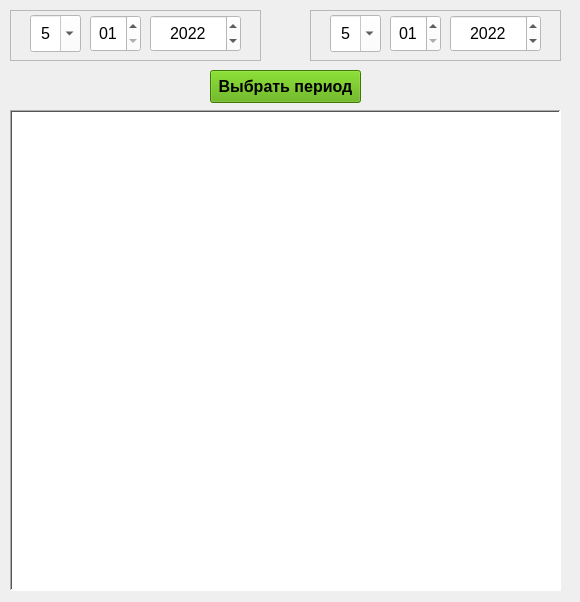
                <widget class="QWidget" name="tab_old_order">
                 <attribute name="title">
                  <string>Закрытые заказ-наряды</string>
                 </attribute>
                 <attribute name="toolTip">
                  <string>Выписка по закрытым Заказ-нарядам</string>
                 </attribute>
                 <widget class="QFrame" name="frame_old_order">
                  <property name="geometry">
                   <rect>
                    <x>0</x>
                    <y>0</y>
                    <width>571</width>
                    <height>593</height>
                   </rect>
                  </property>
                  <property name="autoFillBackground">
                   <bool>true</bool>
                  </property>
                  <property name="frameShape">
                   <enum>QFrame::NoFrame</enum>
                  </property>
                  <property name="frameShadow">
                   <enum>QFrame::Raised</enum>
                  </property>
                  <widget class="QPushButton" name="btn_pushButton_data_choce">
                   <property name="geometry">
                    <rect>
                     <x>210</x>
                     <y>70</y>
                     <width>151</width>
                     <height>33</height>
                    </rect>
                   </property>
                   <property name="font">
                    <font>
                     <pointsize>12</pointsize>
                     <weight>75</weight>
                     <bold>true</bold>
                    </font>
                   </property>
                   <property name="styleSheet">
                    <string notr="true">background-color: rgb(85, 170, 0);</string>
                   </property>
                   <property name="text">
                    <string>Выбрать период</string>
                   </property>
                  </widget>
                  <widget class="QTableView" name="tableView">
                   <property name="geometry">
                    <rect>
                     <x>10</x>
                     <y>110</y>
                     <width>551</width>
                     <height>481</height>
                    </rect>
                   </property>
                   <property name="autoFillBackground">
                    <bool>true</bool>
                   </property>
                   <property name="styleSheet">
                    <string notr="true">background-color: rgb(255, 255, 255);</string>
                   </property>
                   <property name="frameShape">
                    <enum>QFrame::WinPanel</enum>
                   </property>
                   <property name="gridStyle">
                    <enum>Qt::SolidLine</enum>
                   </property>
                   <property name="sortingEnabled">
                    <bool>true</bool>
                   </property>
                  </widget>
                  <widget class="QFrame" name="frame_data_po">
                   <property name="geometry">
                    <rect>
                     <x>310</x>
                     <y>10</y>
                     <width>251</width>
                     <height>51</height>
                    </rect>
                   </property>
                   <property name="frameShape">
                    <enum>QFrame::StyledPanel</enum>
                   </property>
                   <property name="frameShadow">
                    <enum>QFrame::Raised</enum>
                   </property>
                   <widget class="QDateEdit" name="dateEdit_8">
                    <property name="geometry">
                     <rect>
                      <x>140</x>
                      <y>5</y>
                      <width>91</width>
                      <height>37</height>
                     </rect>
                    </property>
                    <property name="font">
                     <font>
                      <pointsize>12</pointsize>
                      <weight>50</weight>
                      <bold>false</bold>
                     </font>
                    </property>
                    <property name="styleSheet">
                     <string notr="true">background-color: rgb(255, 255, 255);</string>
                    </property>
                    <property name="alignment">
                     <set>Qt::AlignCenter</set>
                    </property>
                    <property name="dateTime">
                     <datetime>
                      <hour>0</hour>
                      <minute>0</minute>
                      <second>0</second>
                      <year>2022</year>
                      <month>1</month>
                      <day>5</day>
                     </datetime>
                    </property>
                    <property name="time">
                     <time>
                      <hour>0</hour>
                      <minute>0</minute>
                      <second>0</second>
                     </time>
                    </property>
                    <property name="currentSection">
                     <enum>QDateTimeEdit::YearSection</enum>
                    </property>
                    <property name="displayFormat">
                     <string>yyyy</string>
                    </property>
                    <property name="calendarPopup">
                     <bool>false</bool>
                    </property>
                    <property name="currentSectionIndex">
                     <number>0</number>
                    </property>
                    <property name="date">
                     <date>
                      <year>2022</year>
                      <month>1</month>
                      <day>5</day>
                     </date>
                    </property>
                   </widget>
                   <widget class="QDateEdit" name="dateEdit_9">
                    <property name="geometry">
                     <rect>
                      <x>80</x>
                      <y>5</y>
                      <width>51</width>
                      <height>37</height>
                     </rect>
                    </property>
                    <property name="font">
                     <font>
                      <pointsize>12</pointsize>
                      <weight>50</weight>
                      <bold>false</bold>
                     </font>
                    </property>
                    <property name="styleSheet">
                     <string notr="true">background-color: rgb(255, 255, 255);</string>
                    </property>
                    <property name="alignment">
                     <set>Qt::AlignCenter</set>
                    </property>
                    <property name="dateTime">
                     <datetime>
                      <hour>0</hour>
                      <minute>0</minute>
                      <second>0</second>
                      <year>2022</year>
                      <month>1</month>
                      <day>5</day>
                     </datetime>
                    </property>
                    <property name="time">
                     <time>
                      <hour>0</hour>
                      <minute>0</minute>
                      <second>0</second>
                     </time>
                    </property>
                    <property name="currentSection">
                     <enum>QDateTimeEdit::MonthSection</enum>
                    </property>
                    <property name="displayFormat">
                     <string>MM</string>
                    </property>
                    <property name="calendarPopup">
                     <bool>false</bool>
                    </property>
                    <property name="currentSectionIndex">
                     <number>0</number>
                    </property>
                    <property name="date">
                     <date>
                      <year>2022</year>
                      <month>1</month>
                      <day>5</day>
                     </date>
                    </property>
                   </widget>
                   <widget class="QDateEdit" name="dateEdit_10">
                    <property name="geometry">
                     <rect>
                      <x>20</x>
                      <y>5</y>
                      <width>51</width>
                      <height>37</height>
                     </rect>
                    </property>
                    <property name="font">
                     <font>
                      <pointsize>12</pointsize>
                      <weight>50</weight>
                      <bold>false</bold>
                     </font>
                    </property>
                    <property name="styleSheet">
                     <string notr="true">background-color: rgb(255, 255, 255);</string>
                    </property>
                    <property name="alignment">
                     <set>Qt::AlignCenter</set>
                    </property>
                    <property name="dateTime">
                     <datetime>
                      <hour>0</hour>
                      <minute>0</minute>
                      <second>0</second>
                      <year>2022</year>
                      <month>1</month>
                      <day>5</day>
                     </datetime>
                    </property>
                    <property name="time">
                     <time>
                      <hour>0</hour>
                      <minute>0</minute>
                      <second>0</second>
                     </time>
                    </property>
                    <property name="currentSection">
                     <enum>QDateTimeEdit::DaySection</enum>
                    </property>
                    <property name="displayFormat">
                     <string>d</string>
                    </property>
                    <property name="calendarPopup">
                     <bool>true</bool>
                    </property>
                    <property name="currentSectionIndex">
                     <number>0</number>
                    </property>
                    <property name="date">
                     <date>
                      <year>2022</year>
                      <month>1</month>
                      <day>5</day>
                     </date>
                    </property>
                   </widget>
                  </widget>
                  <widget class="QFrame" name="frame_data_ot">
                   <property name="geometry">
                    <rect>
                     <x>10</x>
                     <y>10</y>
                     <width>251</width>
                     <height>51</height>
                    </rect>
                   </property>
                   <property name="frameShape">
                    <enum>QFrame::StyledPanel</enum>
                   </property>
                   <property name="frameShadow">
                    <enum>QFrame::Raised</enum>
                   </property>
                   <widget class="QDateEdit" name="dateEdit_11">
                    <property name="geometry">
                     <rect>
                      <x>140</x>
                      <y>5</y>
                      <width>91</width>
                      <height>37</height>
                     </rect>
                    </property>
                    <property name="font">
                     <font>
                      <pointsize>12</pointsize>
                      <weight>50</weight>
                      <bold>false</bold>
                     </font>
                    </property>
                    <property name="styleSheet">
                     <string notr="true">background-color: rgb(255, 255, 255);</string>
                    </property>
                    <property name="alignment">
                     <set>Qt::AlignCenter</set>
                    </property>
                    <property name="dateTime">
                     <datetime>
                      <hour>0</hour>
                      <minute>0</minute>
                      <second>0</second>
                      <year>2022</year>
                      <month>1</month>
                      <day>5</day>
                     </datetime>
                    </property>
                    <property name="time">
                     <time>
                      <hour>0</hour>
                      <minute>0</minute>
                      <second>0</second>
                     </time>
                    </property>
                    <property name="currentSection">
                     <enum>QDateTimeEdit::YearSection</enum>
                    </property>
                    <property name="displayFormat">
                     <string>yyyy</string>
                    </property>
                    <property name="calendarPopup">
                     <bool>false</bool>
                    </property>
                    <property name="currentSectionIndex">
                     <number>0</number>
                    </property>
                    <property name="date">
                     <date>
                      <year>2022</year>
                      <month>1</month>
                      <day>5</day>
                     </date>
                    </property>
                   </widget>
                   <widget class="QDateEdit" name="dateEdit_12">
                    <property name="geometry">
                     <rect>
                      <x>80</x>
                      <y>5</y>
                      <width>51</width>
                      <height>37</height>
                     </rect>
                    </property>
                    <property name="font">
                     <font>
                      <pointsize>12</pointsize>
                      <weight>50</weight>
                      <bold>false</bold>
                     </font>
                    </property>
                    <property name="styleSheet">
                     <string notr="true">background-color: rgb(255, 255, 255);</string>
                    </property>
                    <property name="alignment">
                     <set>Qt::AlignCenter</set>
                    </property>
                    <property name="dateTime">
                     <datetime>
                      <hour>0</hour>
                      <minute>0</minute>
                      <second>0</second>
                      <year>2022</year>
                      <month>1</month>
                      <day>5</day>
                     </datetime>
                    </property>
                    <property name="time">
                     <time>
                      <hour>0</hour>
                      <minute>0</minute>
                      <second>0</second>
                     </time>
                    </property>
                    <property name="currentSection">
                     <enum>QDateTimeEdit::MonthSection</enum>
                    </property>
                    <property name="displayFormat">
                     <string>MM</string>
                    </property>
                    <property name="calendarPopup">
                     <bool>false</bool>
                    </property>
                    <property name="currentSectionIndex">
                     <number>0</number>
                    </property>
                    <property name="date">
                     <date>
                      <year>2022</year>
                      <month>1</month>
                      <day>5</day>
                     </date>
                    </property>
                   </widget>
                   <widget class="QDateEdit" name="dateEdit_13">
                    <property name="geometry">
                     <rect>
                      <x>20</x>
                      <y>5</y>
                      <width>51</width>
                      <height>37</height>
                     </rect>
                    </property>
                    <property name="font">
                     <font>
                      <pointsize>12</pointsize>
                      <weight>50</weight>
                      <bold>false</bold>
                     </font>
                    </property>
                    <property name="styleSheet">
                     <string notr="true">background-color: rgb(255, 255, 255);</string>
                    </property>
                    <property name="alignment">
                     <set>Qt::AlignCenter</set>
                    </property>
                    <property name="dateTime">
                     <datetime>
                      <hour>0</hour>
                      <minute>0</minute>
                      <second>0</second>
                      <year>2022</year>
                      <month>1</month>
                      <day>5</day>
                     </datetime>
                    </property>
                    <property name="time">
                     <time>
                      <hour>0</hour>
                      <minute>0</minute>
                      <second>0</second>
                     </time>
                    </property>
                    <property name="currentSection">
                     <enum>QDateTimeEdit::DaySection</enum>
                    </property>
                    <property name="displayFormat">
                     <string>d</string>
                    </property>
                    <property name="calendarPopup">
                     <bool>true</bool>
                    </property>
                    <property name="currentSectionIndex">
                     <number>0</number>
                    </property>
                    <property name="date">
                     <date>
                      <year>2022</year>
                      <month>1</month>
                      <day>5</day>
                     </date>
                    </property>
                   </widget>
                  </widget>
                 </widget>
                </widget>
